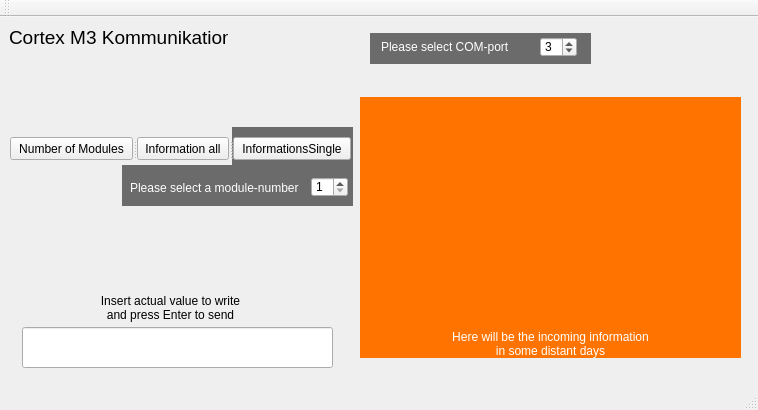
<?xml version="1.0" encoding="UTF-8"?>
<ui version="4.0">
 <class>MainWindow</class>
 <widget class="QMainWindow" name="MainWindow">
  <property name="geometry">
   <rect>
    <x>0</x>
    <y>0</y>
    <width>758</width>
    <height>410</height>
   </rect>
  </property>
  <property name="windowTitle">
   <string>MainWindow</string>
  </property>
  <property name="styleSheet">
   <string notr="true"/>
  </property>
  <widget class="QWidget" name="centralWidget">
   <widget class="QLabel" name="label">
    <property name="geometry">
     <rect>
      <x>9</x>
      <y>9</y>
      <width>219</width>
      <height>23</height>
     </rect>
    </property>
    <property name="font">
     <font>
      <pointsize>14</pointsize>
     </font>
    </property>
    <property name="text">
     <string>Cortex M3 Kommunikation</string>
    </property>
   </widget>
   <widget class="QSplitter" name="splitter">
    <property name="geometry">
     <rect>
      <x>10</x>
      <y>120</y>
      <width>341</width>
      <height>23</height>
     </rect>
    </property>
    <property name="orientation">
     <enum>Qt::Horizontal</enum>
    </property>
    <widget class="QPushButton" name="NumberOfModules">
     <property name="styleSheet">
      <string notr="true">font: 75 8pt &quot;MS Shell Dlg 2&quot;;</string>
     </property>
     <property name="text">
      <string>Number of Modules</string>
     </property>
    </widget>
    <widget class="QPushButton" name="InformationAll">
     <property name="styleSheet">
      <string notr="true">font: 75 8pt &quot;MS Shell Dlg 2&quot;;</string>
     </property>
     <property name="text">
      <string>Information all</string>
     </property>
    </widget>
    <widget class="QPushButton" name="InformationSingle">
     <property name="styleSheet">
      <string notr="true">font: 75 8pt &quot;MS Shell Dlg 2&quot;;</string>
     </property>
     <property name="text">
      <string>InformationsSingle</string>
     </property>
    </widget>
   </widget>
   <widget class="QLabel" name="anzeigeLabel">
    <property name="geometry">
     <rect>
      <x>360</x>
      <y>80</y>
      <width>381</width>
      <height>261</height>
     </rect>
    </property>
    <property name="styleSheet">
     <string notr="true">background-color: rgb(255, 115, 0);
color: rgb(255, 255, 255);
background-image: url(:/images/d3.jpg);</string>
    </property>
    <property name="text">
     <string>Here will be the incoming information 
in some distant days</string>
    </property>
    <property name="scaledContents">
     <bool>false</bool>
    </property>
    <property name="alignment">
     <set>Qt::AlignBottom|Qt::AlignHCenter</set>
    </property>
   </widget>
   <widget class="QLabel" name="label_3">
    <property name="geometry">
     <rect>
      <x>130</x>
      <y>161</y>
      <width>181</width>
      <height>20</height>
     </rect>
    </property>
    <property name="styleSheet">
     <string notr="true">color: rgb(255, 255, 255);</string>
    </property>
    <property name="text">
     <string>Please select a module-number</string>
    </property>
   </widget>
   <widget class="QSpinBox" name="ModuleNumber">
    <property name="geometry">
     <rect>
      <x>311</x>
      <y>160</y>
      <width>37</width>
      <height>20</height>
     </rect>
    </property>
    <property name="minimum">
     <number>1</number>
    </property>
    <property name="maximum">
     <number>16</number>
    </property>
   </widget>
   <widget class="QSpinBox" name="PortNumber">
    <property name="geometry">
     <rect>
      <x>540</x>
      <y>20</y>
      <width>37</width>
      <height>20</height>
     </rect>
    </property>
    <property name="minimum">
     <number>1</number>
    </property>
    <property name="maximum">
     <number>16</number>
    </property>
    <property name="value">
     <number>3</number>
    </property>
   </widget>
   <widget class="QLabel" name="label_4">
    <property name="geometry">
     <rect>
      <x>381</x>
      <y>22</y>
      <width>141</width>
      <height>16</height>
     </rect>
    </property>
    <property name="styleSheet">
     <string notr="true">color: rgb(255, 255, 255);</string>
    </property>
    <property name="text">
     <string>Please select COM-port</string>
    </property>
   </widget>
   <widget class="QLineEdit" name="lineEdit">
    <property name="geometry">
     <rect>
      <x>22</x>
      <y>310</y>
      <width>311</width>
      <height>41</height>
     </rect>
    </property>
    <property name="alignment">
     <set>Qt::AlignCenter</set>
    </property>
   </widget>
   <widget class="QLabel" name="label_5">
    <property name="geometry">
     <rect>
      <x>70</x>
      <y>270</y>
      <width>201</width>
      <height>41</height>
     </rect>
    </property>
    <property name="text">
     <string>Insert actual value to write 
and press Enter to send</string>
    </property>
    <property name="alignment">
     <set>Qt::AlignCenter</set>
    </property>
   </widget>
   <widget class="QLabel" name="label_2">
    <property name="geometry">
     <rect>
      <x>122</x>
      <y>148</y>
      <width>231</width>
      <height>41</height>
     </rect>
    </property>
    <property name="styleSheet">
     <string notr="true">background-color: rgb(107, 107, 107);</string>
    </property>
    <property name="text">
     <string/>
    </property>
   </widget>
   <widget class="QLabel" name="label_6">
    <property name="geometry">
     <rect>
      <x>232</x>
      <y>110</y>
      <width>121</width>
      <height>51</height>
     </rect>
    </property>
    <property name="styleSheet">
     <string notr="true">background-color: rgb(107,107,107);</string>
    </property>
    <property name="text">
     <string/>
    </property>
   </widget>
   <widget class="QLabel" name="label_7">
    <property name="geometry">
     <rect>
      <x>370</x>
      <y>16</y>
      <width>221</width>
      <height>31</height>
     </rect>
    </property>
    <property name="styleSheet">
     <string notr="true">background-color: rgb(107, 107, 107);</string>
    </property>
    <property name="text">
     <string/>
    </property>
   </widget>
   <zorder>label_7</zorder>
   <zorder>label_2</zorder>
   <zorder>label_6</zorder>
   <zorder>label</zorder>
   <zorder>splitter</zorder>
   <zorder>anzeigeLabel</zorder>
   <zorder>label_3</zorder>
   <zorder>ModuleNumber</zorder>
   <zorder>PortNumber</zorder>
   <zorder>label_4</zorder>
   <zorder>lineEdit</zorder>
   <zorder>label_5</zorder>
  </widget>
  <widget class="QMenuBar" name="menuBar">
   <property name="geometry">
    <rect>
     <x>0</x>
     <y>0</y>
     <width>758</width>
     <height>26</height>
    </rect>
   </property>
  </widget>
  <widget class="QToolBar" name="mainToolBar">
   <attribute name="toolBarArea">
    <enum>TopToolBarArea</enum>
   </attribute>
   <attribute name="toolBarBreak">
    <bool>false</bool>
   </attribute>
  </widget>
  <widget class="QStatusBar" name="statusBar"/>
 </widget>
 <layoutdefault spacing="6" margin="11"/>
 <resources/>
 <connections/>
</ui>
